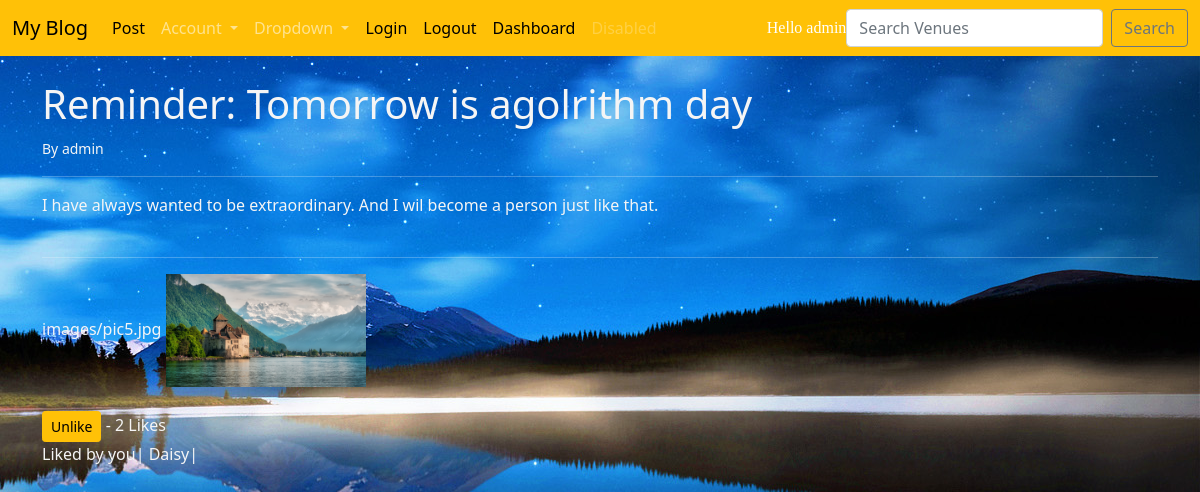
Page /blog/detailpost/12/ (signed in) on the committed database.
### myblog/models.py (models this page shows, shortened)
class Post(models.Model):
    title=models.CharField(max_length=120,null=True)
    header_image = models.ImageField(null=True, blank=True, upload_to="images/")
    time=models.DateTimeField(auto_now_add=True,null=True)
    author=models.ForeignKey(User,on_delete=SET_NULL,null=True)
    content=RichTextField(blank=True,null=True)
    likes=models.ManyToManyField(User,related_name='blog_likes')
    def total_likes(self):
        return self.likes.count()

### myblog/views.py (the view)
# urls.py: path('detailpost/<int:post_id>/',detail_post,name='detail-post'),
def detail_post(request,post_id):
    liked=False
    post=Post.objects.get(id=post_id)
    total_likes=post.total_likes()
    likes=Post.objects.get(id=post_id).likes.all()
    if post.likes.filter(id=request.user.id).exists():
        liked=True
    else:
        liked=False
    return render(request,'myblog/detail_post.html',{'post':post,'total_likes':total_likes,'likes':likes,'liked':liked})

### templates/myblog/detail_post.html (shortened to what this page needs)
{% extends 'main.html' %}
{% block content %}
<div style='color:whitesmoke'>
<h1> {{ post.title }} </h1>
<small>By {{ post.author }}</small>
<br/>
<hr>
<p>
    {{ post.content|safe }}
    <br>
    <br>
    <hr>
    {% if post.header_image %}
    {{post.header_image}}
    <img src="{{ post.header_image.url }}" style='width: 200px;height:100%;'>
    {% else %}
    <p>No image uploaded</p>
    {% endif %}
    <br/><br/>
    {% if liked %}
    <form action="{% url 'post-likes' post.id %}" method='POST'>
        <button type='submit' class="btn btn-warning btn-sm" name="post_id" value='{{post.id}}'>Unlike</button> - {{total_likes}} Likes
        <br/>Liked by {% for like in likes %}
                      {% if like == user %}
                      you|
                      {% else %}
                      {{like}}|
                      {% endif %}
                      {% endfor %}
    </form>
    {% endif %}
</p>
</div>
{% endblock %}

### templates/navbar1.html (shortened to what this page needs)
<nav class="navbar navbar-expand-lg navbar-dark bg-warning">
    <div class="container-fluid">
        <a class="navbar-brand" style="color:black;" href="{% url 'blog-post' %}">My Blog</a>
        <div class="collapse navbar-collapse"  id="navbarSupportedContent">
            <ul class="navbar-nav me-auto mb-2 mb-lg-0" >
                <li class="nav-item-active">
                    <a class="nav-link" style='color:black;' href="{% url 'post-form' %}">Post</a>
                </li>
                <li class="nav-item dropdown">
                    <a class="nav-link dropdown-toggle" href="#" id="navbarDropdownMenuLink" data-toggle="dropdown" aria-haspopup="true" aria-expanded="false">
                      Account
                    </a>
                  </li>
                  <li class="nav-item dropdown">
                    <a class="nav-link dropdown-toggle" href="#" id="navbarDropdown" role="button" data-toggle="dropdown" aria-haspopup="true" aria-expanded="false">
                      Dropdown
                    </a>
                  </li>
                <li class="nav-item">
                    <a class="nav-link" style='color:black;' href="{% url 'login' %}">Login</a>
                </li>
                <li class="nav-item">
                    <a class="nav-link" style='color:black;' href="{% url 'logout' %}">Logout</a>
                </li>
                <li class="nav-item">
                    <a class="nav-link" style='color:black;' href="{% url 'dashboard' %}">Dashboard</a>
                </li>
                <li class="nav-item">
                    <a class="nav-link disabled" href="#" tabindex="-1" aria-disabled="true">Disabled</a>
                </li>
            </ul>
            <span class="navbar-text" style='color:white; font-family: Georgia;'>
                Hello {{user}}
              </span>
            <form class="d-flex" action="" method='POST'>
                <input class=" form-control me-2 " type="search " placeholder="Search Venues " aria-label="Search " name="searched">
                <button class=" btn btn-outline-secondary " type="submit ">Search</button>
            </form>
        </div>
    </div>
</nav>

### rows in the picture
Post: title "Reminder: Tomorrow is agolrithm day", author "admin", content "I have always wanted to be extraordinary. And I wil become a person just like that.", header_image "images/pic5.jpg", header_image (picture)

### other values in the picture
{{ user }} "admin"
{{ total_likes }} "2"
{{ like }} "Daisy"
